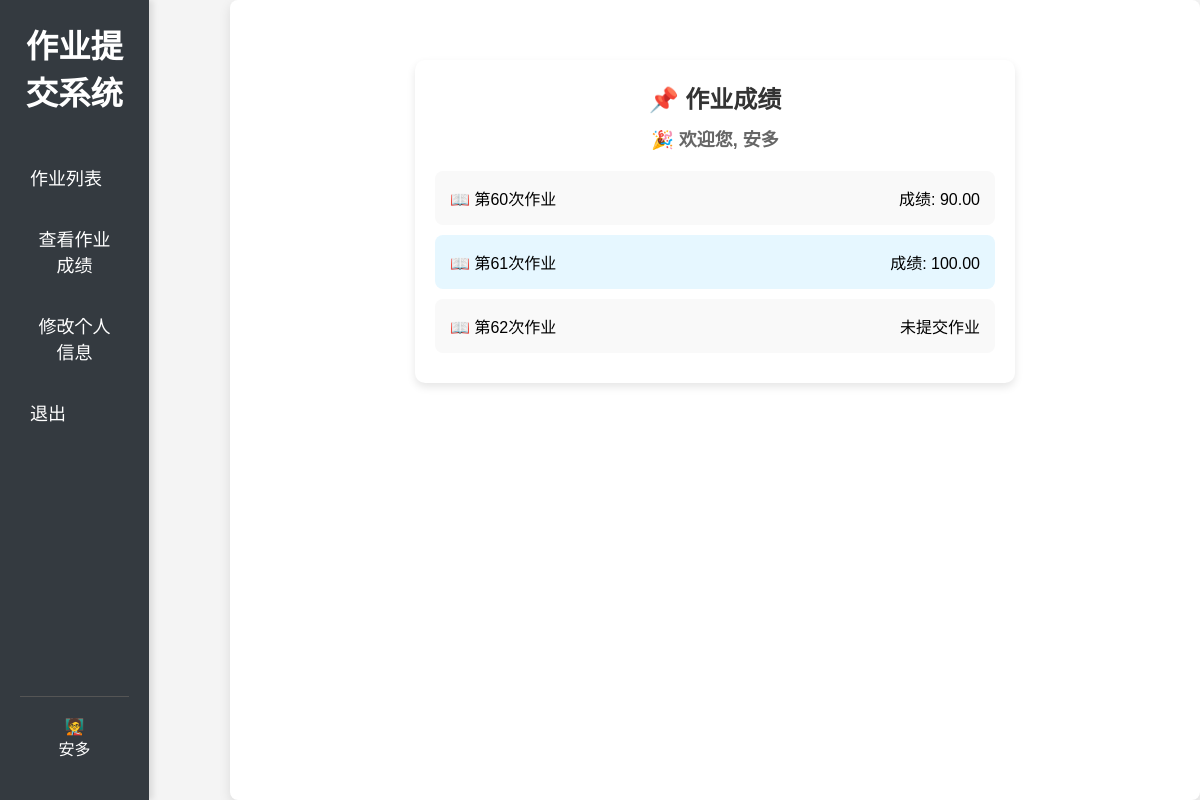
Screenshot of /check_grade (signed in) with the database file from the repository.
### assignment_system/models.py (models this page shows, shortened)
class CustomUser(AbstractUser):
    number = models.IntegerField(unique=True, verbose_name='学号', null=True, blank=True)
    name = models.CharField(max_length=100, verbose_name='姓名', default='Unknown')
    is_teacher = models.BooleanField(default=False, verbose_name="是否为老师")
    email = models.EmailField(max_length=254, verbose_name='邮箱', blank=True, null=True)  # 新增邮箱字段
    id = models.BigAutoField(primary_key=True)

class Assignment(models.Model):
    title = models.CharField(max_length=200)
    description = models.TextField()
    due_date = models.DateTimeField()
    file = models.FileField(upload_to='submissions/', blank=True, null=True)
    custom_fields = models.JSONField(default=list, blank=True, null=True)

class Scores(models.Model):
    student = models.ForeignKey(settings.AUTH_USER_MODEL, on_delete=models.CASCADE)
    assignment = models.ForeignKey('Assignment', on_delete=models.CASCADE)
    score = models.DecimalField(max_digits=5, decimal_places=2,verbose_name="成绩",default=0)
    submission=models.ForeignKey('Submission',on_delete=models.CASCADE,related_name='score', null=True, blank=True,default=None)

### assignment_system/views.py (the view)
# urls.py: path('check_grade',views.check_grade,name='check_grade'),
def check_grade(request):
    if not request.user.is_authenticated:
        return redirect('custom_login')
    student = request.user
    scores = Scores.objects.filter(student=student)
    assignments = Assignment.objects.all()
    submissions = Submission.objects.filter(
        student=request.user,
        assignment=OuterRef('pk')
    )
    assignments = assignments.annotate(has_submission=Exists(submissions))
    assignment_scores = {}
    for assignment in assignments:
        score = scores.filter(assignment=assignment).first()  # 获取每个作业的成绩
        assignment_scores[assignment] = score  # 将作业和成绩存储为字典
    return render(request, 'check_grade.html', {
        'assignment_scores': assignment_scores,
         'assignments': assignments
    })

### assignment_system/templates/check_grade.html (shortened to what this page needs)
{% extends 'base.html' %}
{% block content %}
<div class="container">
    <h2 class="title">📌 作业成绩</h2>
    <h3 class="welcome">🎉 欢迎您, {{ user.name }}</h3>
    <ul class="assignment-list">
        {% for assignment, score in assignment_scores.items %}
            <li class="assignment-item">
                <span class="assignment-title">📖 {{ assignment.title }}</span>
                {% if not assignment.has_submission %}
                    <span class="status no-status-submitted">未提交作业</span>
                {% else %}
                {% if score.score > 0 %}
                    <span class="assignment-score">成绩: {{ score.score }}</span>
                {% else %}
                    <span class="no-score">尚未评分</span>
                {% endif %}
                {% endif %}
            </li>
        {% empty %}
            <li class="no-assignment">暂无作业</li>
        {% endfor %}
    </ul>
</div>
{% endblock %}

### assignment_system/templates/base.html (shortened to what this page needs)
<!DOCTYPE html>
<html lang="en">
<head>
</head>
<body>
    <header>
        {% if user.is_teacher %}
        <h1>作业管理系统</h1>
        {% else %}
        <h1>作业提交系统</h1>
        {% endif %}
        <nav>
            <ul>
                {% if not user.is_teacher %}
                    <li><a href="{% url 'assignment_list' %}" class="active">作业列表</a></li>
                    <li><a href="{% url 'check_grade' %}">查看作业成绩</a></li>
                    <li><a href="{% url 'update_profile' %}">修改个人信息</a></li>
                    <li><a href="{% url 'custom_login' %}">退出</a></li>
                {% endif %}
            </ul>
        </nav>
        <div class="user-info">
            {% if user.is_teacher %}
            <p>👩‍🎓</p>
            <p>{{ user.name }}</p>
            {% else %}
            <p>🧑‍🏫</p>
            <p>{{ user.name }}</p>
            {% endif %}
        </div>
    </header>
    <main>
        {% block content %}{% endblock %}
    </main>
</body>
</html>

### assignment_system/templates/base.html (style rules this page uses)
* { margin: 0; padding: 0; box-sizing: border-box; }
body { font-family: 'Arial', sans-serif; background-color: #f4f4f4; display: flex; min-height: 100vh; }
header { position: fixed; width: 12.4%; height: 100%; background-color: #343a40; color: white; padding: 20px; text-align: center; box-shadow: 4px 0px 6px rgba(0, 0, 0, 0.1); display: flex; flex-direction: column; }
header h1 { font-size: 24px; margin-bottom: 40px; font-weight: bold; }
nav { width: 100%; flex-grow: 1; }
nav ul { list-style: none; padding: 0; }
nav ul li { margin: 15px 0; }
nav ul li a { color: white; text-decoration: none; font-size: 18px; display: flex; align-items: center; padding: 10px; border-radius: 5px; transition: background 0.3s ease; }
.user-info { margin-top: auto; padding: 20px 0; border-top: 1px solid #555; }
.user-info p { font-size: 16px; text-align: center; }
main { margin-left: 230px; padding: 20px; background-color: white; border-radius: 8px; box-shadow: 0 4px 12px rgba(0, 0, 0, 0.1); flex-grow: 1; }
header h1 { font-size: 32.4px; margin-bottom: 25px; font-weight: bold; }

### assignment_system/templates/check_grade.html (style rules this page uses)
.container { max-width: 600px; margin: 40px auto; background: #fff; padding: 20px; border-radius: 10px; box-shadow: 0 4px 8px rgba(0, 0, 0, 0.1); text-align: center; }
.title { font-size: 24px; color: #333; margin-bottom: 10px; }
.welcome { font-size: 18px; color: #666; }
.assignment-list { list-style-type: none; padding: 0; margin-top: 20px; }
.assignment-item { background: #f9f9f9; padding: 15px; margin: 10px 0; border-radius: 8px; transition: background-color 0.3s ease, transform 0.2s; display: flex; justify-content: space-between; align-items: center; }
.assignment-item:nth-child(even) { background: #e6f7ff; }

### rows the page displays
CustomUser: name "安多"
Assignment: title "第60次作业", score "90.00"
Assignment: title "第61次作业", score "100.00"
Assignment: title "第62次作业", shows "未提交作业"
